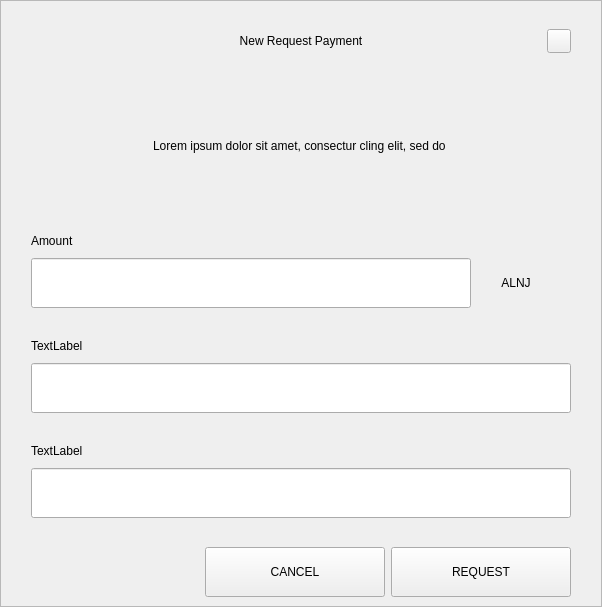
<?xml version="1.0" encoding="UTF-8"?>
<ui version="4.0">
 <class>RequestDialog</class>
 <widget class="QDialog" name="RequestDialog">
  <property name="geometry">
   <rect>
    <x>0</x>
    <y>0</y>
    <width>602</width>
    <height>607</height>
   </rect>
  </property>
  <property name="windowTitle">
   <string>Dialog</string>
  </property>
  <layout class="QVBoxLayout" name="verticalLayout_5">
   <property name="spacing">
    <number>0</number>
   </property>
   <property name="leftMargin">
    <number>0</number>
   </property>
   <property name="topMargin">
    <number>0</number>
   </property>
   <property name="rightMargin">
    <number>0</number>
   </property>
   <property name="bottomMargin">
    <number>0</number>
   </property>
   <item>
    <widget class="QFrame" name="frame">
     <property name="styleSheet">
      <string notr="true"/>
     </property>
     <property name="frameShape">
      <enum>QFrame::StyledPanel</enum>
     </property>
     <property name="frameShadow">
      <enum>QFrame::Raised</enum>
     </property>
     <layout class="QVBoxLayout" name="verticalLayout_4" stretch="1,0,0">
      <property name="spacing">
       <number>0</number>
      </property>
      <property name="leftMargin">
       <number>30</number>
      </property>
      <property name="topMargin">
       <number>20</number>
      </property>
      <property name="rightMargin">
       <number>30</number>
      </property>
      <property name="bottomMargin">
       <number>0</number>
      </property>
      <item>
       <layout class="QHBoxLayout" name="horizontalLayout_3">
        <property name="spacing">
         <number>0</number>
        </property>
        <item>
         <spacer name="horizontalSpacer_21">
          <property name="orientation">
           <enum>Qt::Horizontal</enum>
          </property>
          <property name="sizeHint" stdset="0">
           <size>
            <width>40</width>
            <height>20</height>
           </size>
          </property>
         </spacer>
        </item>
        <item>
         <widget class="QLabel" name="labelTitle">
          <property name="minimumSize">
           <size>
            <width>0</width>
            <height>40</height>
           </size>
          </property>
          <property name="maximumSize">
           <size>
            <width>16777215</width>
            <height>40</height>
           </size>
          </property>
          <property name="styleSheet">
           <string notr="true">padding-left:24px;</string>
          </property>
          <property name="text">
           <string>New Request Payment</string>
          </property>
          <property name="alignment">
           <set>Qt::AlignCenter</set>
          </property>
          <property name="margin">
           <number>7</number>
          </property>
         </widget>
        </item>
        <item>
         <spacer name="horizontalSpacer">
          <property name="orientation">
           <enum>Qt::Horizontal</enum>
          </property>
          <property name="sizeHint" stdset="0">
           <size>
            <width>40</width>
            <height>20</height>
           </size>
          </property>
         </spacer>
        </item>
        <item>
         <widget class="QPushButton" name="btnEsc">
          <property name="minimumSize">
           <size>
            <width>24</width>
            <height>24</height>
           </size>
          </property>
          <property name="maximumSize">
           <size>
            <width>24</width>
            <height>24</height>
           </size>
          </property>
          <property name="focusPolicy">
           <enum>Qt::NoFocus</enum>
          </property>
          <property name="text">
           <string/>
          </property>
         </widget>
        </item>
       </layout>
      </item>
      <item>
       <widget class="QStackedWidget" name="stack">
        <property name="minimumSize">
         <size>
          <width>540</width>
          <height>0</height>
         </size>
        </property>
        <property name="maximumSize">
         <size>
          <width>540</width>
          <height>16777215</height>
         </size>
        </property>
        <property name="currentIndex">
         <number>0</number>
        </property>
        <widget class="QWidget" name="page_1">
         <property name="minimumSize">
          <size>
           <width>540</width>
           <height>0</height>
          </size>
         </property>
         <property name="maximumSize">
          <size>
           <width>540</width>
           <height>16777215</height>
          </size>
         </property>
         <layout class="QVBoxLayout" name="layout1">
          <property name="spacing">
           <number>0</number>
          </property>
          <property name="leftMargin">
           <number>0</number>
          </property>
          <property name="topMargin">
           <number>0</number>
          </property>
          <property name="rightMargin">
           <number>0</number>
          </property>
          <property name="bottomMargin">
           <number>0</number>
          </property>
          <item>
           <spacer name="verticalSpacer_21">
            <property name="orientation">
             <enum>Qt::Vertical</enum>
            </property>
            <property name="sizeType">
             <enum>QSizePolicy::Fixed</enum>
            </property>
            <property name="sizeHint" stdset="0">
             <size>
              <width>20</width>
              <height>30</height>
             </size>
            </property>
           </spacer>
          </item>
          <item alignment="Qt::AlignHCenter">
           <widget class="QLabel" name="labelMessage">
            <property name="minimumSize">
             <size>
              <width>400</width>
              <height>50</height>
             </size>
            </property>
            <property name="text">
             <string>Lorem ipsum dolor sit amet, consectur cling elit, sed do </string>
            </property>
            <property name="alignment">
             <set>Qt::AlignCenter</set>
            </property>
            <property name="wordWrap">
             <bool>true</bool>
            </property>
           </widget>
          </item>
          <item alignment="Qt::AlignBottom">
           <widget class="QWidget" name="containerAmount" native="true">
            <layout class="QVBoxLayout" name="verticalLayout">
             <property name="spacing">
              <number>9</number>
             </property>
             <property name="leftMargin">
              <number>0</number>
             </property>
             <property name="topMargin">
              <number>0</number>
             </property>
             <property name="rightMargin">
              <number>0</number>
             </property>
             <property name="bottomMargin">
              <number>0</number>
             </property>
             <item>
              <widget class="QLabel" name="labelSubtitleAmount">
               <property name="minimumSize">
                <size>
                 <width>350</width>
                 <height>16</height>
                </size>
               </property>
               <property name="maximumSize">
                <size>
                 <width>16777215</width>
                 <height>16</height>
                </size>
               </property>
               <property name="text">
                <string>Amount</string>
               </property>
              </widget>
             </item>
             <item alignment="Qt::AlignTop">
              <widget class="QWidget" name="layoutAmount" native="true">
               <layout class="QHBoxLayout" name="horizontalLayout" stretch="2,0">
                <property name="spacing">
                 <number>0</number>
                </property>
                <property name="leftMargin">
                 <number>0</number>
                </property>
                <property name="topMargin">
                 <number>0</number>
                </property>
                <property name="rightMargin">
                 <number>0</number>
                </property>
                <property name="bottomMargin">
                 <number>0</number>
                </property>
                <item>
                 <widget class="QLineEdit" name="lineEditAmount">
                  <property name="minimumSize">
                   <size>
                    <width>0</width>
                    <height>50</height>
                   </size>
                  </property>
                  <property name="maximumSize">
                   <size>
                    <width>16777215</width>
                    <height>50</height>
                   </size>
                  </property>
                 </widget>
                </item>
                <item>
                 <widget class="QWidget" name="comboContainer" native="true">
                  <property name="minimumSize">
                   <size>
                    <width>100</width>
                    <height>50</height>
                   </size>
                  </property>
                  <property name="maximumSize">
                   <size>
                    <width>16777215</width>
                    <height>50</height>
                   </size>
                  </property>
                  <layout class="QHBoxLayout" name="horizontalLayout_31">
                   <property name="spacing">
                    <number>0</number>
                   </property>
                   <property name="leftMargin">
                    <number>0</number>
                   </property>
                   <property name="topMargin">
                    <number>0</number>
                   </property>
                   <property name="rightMargin">
                    <number>10</number>
                   </property>
                   <property name="bottomMargin">
                    <number>0</number>
                   </property>
                   <item>
                    <widget class="QLabel" name="comboBoxCoin">
                     <property name="text">
                      <string>ALNJ</string>
                     </property>
                     <property name="alignment">
                      <set>Qt::AlignCenter</set>
                     </property>
                    </widget>
                   </item>
                  </layout>
                 </widget>
                </item>
               </layout>
              </widget>
             </item>
            </layout>
           </widget>
          </item>
          <item>
           <spacer name="verticalSpacer_31">
            <property name="orientation">
             <enum>Qt::Vertical</enum>
            </property>
            <property name="sizeType">
             <enum>QSizePolicy::Fixed</enum>
            </property>
            <property name="sizeHint" stdset="0">
             <size>
              <width>20</width>
              <height>30</height>
             </size>
            </property>
           </spacer>
          </item>
          <item>
           <layout class="QVBoxLayout" name="verticalLayoutLabel">
            <property name="spacing">
             <number>9</number>
            </property>
            <item>
             <widget class="QLabel" name="labelSubtitleLabel">
              <property name="minimumSize">
               <size>
                <width>0</width>
                <height>16</height>
               </size>
              </property>
              <property name="maximumSize">
               <size>
                <width>16777215</width>
                <height>16</height>
               </size>
              </property>
              <property name="text">
               <string>TextLabel</string>
              </property>
             </widget>
            </item>
            <item>
             <widget class="QLineEdit" name="lineEditLabel">
              <property name="minimumSize">
               <size>
                <width>0</width>
                <height>50</height>
               </size>
              </property>
              <property name="maximumSize">
               <size>
                <width>16777215</width>
                <height>50</height>
               </size>
              </property>
             </widget>
            </item>
           </layout>
          </item>
          <item>
           <spacer name="verticalSpacer_34">
            <property name="orientation">
             <enum>Qt::Vertical</enum>
            </property>
            <property name="sizeType">
             <enum>QSizePolicy::Fixed</enum>
            </property>
            <property name="sizeHint" stdset="0">
             <size>
              <width>20</width>
              <height>30</height>
             </size>
            </property>
           </spacer>
          </item>
          <item>
           <layout class="QVBoxLayout" name="verticalLayoutDescription">
            <property name="spacing">
             <number>9</number>
            </property>
            <item>
             <widget class="QLabel" name="labelSubtitleDescription">
              <property name="minimumSize">
               <size>
                <width>0</width>
                <height>16</height>
               </size>
              </property>
              <property name="maximumSize">
               <size>
                <width>16777215</width>
                <height>16</height>
               </size>
              </property>
              <property name="text">
               <string>TextLabel</string>
              </property>
             </widget>
            </item>
            <item>
             <widget class="QLineEdit" name="lineEditDescription">
              <property name="minimumSize">
               <size>
                <width>0</width>
                <height>50</height>
               </size>
              </property>
              <property name="maximumSize">
               <size>
                <width>16777215</width>
                <height>50</height>
               </size>
              </property>
             </widget>
            </item>
            <item>
             <spacer name="verticalSpacer_4">
              <property name="orientation">
               <enum>Qt::Vertical</enum>
              </property>
              <property name="sizeType">
               <enum>QSizePolicy::Fixed</enum>
              </property>
              <property name="sizeHint" stdset="0">
               <size>
                <width>20</width>
                <height>20</height>
               </size>
              </property>
             </spacer>
            </item>
           </layout>
          </item>
         </layout>
        </widget>
        <widget class="QWidget" name="page_2">
         <layout class="QVBoxLayout" name="layout2">
          <item>
           <spacer name="verticalSpacer_5">
            <property name="orientation">
             <enum>Qt::Vertical</enum>
            </property>
            <property name="sizeType">
             <enum>QSizePolicy::Fixed</enum>
            </property>
            <property name="sizeHint" stdset="0">
             <size>
              <width>20</width>
              <height>50</height>
             </size>
            </property>
           </spacer>
          </item>
          <item alignment="Qt::AlignHCenter">
           <widget class="QLabel" name="labelQrImg">
            <property name="minimumSize">
             <size>
              <width>260</width>
              <height>260</height>
             </size>
            </property>
            <property name="maximumSize">
             <size>
              <width>260</width>
              <height>260</height>
             </size>
            </property>
            <property name="text">
             <string/>
            </property>
            <property name="alignment">
             <set>Qt::AlignCenter</set>
            </property>
           </widget>
          </item>
          <item>
           <spacer name="verticalSpacer_2">
            <property name="orientation">
             <enum>Qt::Vertical</enum>
            </property>
            <property name="sizeType">
             <enum>QSizePolicy::Fixed</enum>
            </property>
            <property name="sizeHint" stdset="0">
             <size>
              <width>20</width>
              <height>30</height>
             </size>
            </property>
           </spacer>
          </item>
          <item alignment="Qt::AlignHCenter">
           <widget class="QLabel" name="labelAddress">
            <property name="text">
             <string>D7VFR83SQbiezrW72hjcWJtcfip5krte2Z </string>
            </property>
           </widget>
          </item>
          <item>
           <spacer name="verticalSpacer_32">
            <property name="orientation">
             <enum>Qt::Vertical</enum>
            </property>
            <property name="sizeType">
             <enum>QSizePolicy::Expanding</enum>
            </property>
            <property name="sizeHint" stdset="0">
             <size>
              <width>20</width>
              <height>20</height>
             </size>
            </property>
           </spacer>
          </item>
          <item>
           <layout class="QHBoxLayout" name="horizontal">
            <property name="leftMargin">
             <number>20</number>
            </property>
            <property name="rightMargin">
             <number>20</number>
            </property>
            <property name="bottomMargin">
             <number>20</number>
            </property>
            <item>
             <spacer name="horizontalSpacer_4">
              <property name="orientation">
               <enum>Qt::Horizontal</enum>
              </property>
              <property name="sizeHint" stdset="0">
               <size>
                <width>40</width>
                <height>20</height>
               </size>
              </property>
             </spacer>
            </item>
            <item>
             <widget class="QPushButton" name="btnCopyAddress">
              <property name="minimumSize">
               <size>
                <width>180</width>
                <height>50</height>
               </size>
              </property>
              <property name="text">
               <string>COPY ADDRESS</string>
              </property>
             </widget>
            </item>
            <item>
             <widget class="QPushButton" name="btnCopyUrl">
              <property name="minimumSize">
               <size>
                <width>180</width>
                <height>50</height>
               </size>
              </property>
              <property name="text">
               <string>COPY URL</string>
              </property>
             </widget>
            </item>
            <item>
             <spacer name="horizontalSpacer_2">
              <property name="orientation">
               <enum>Qt::Horizontal</enum>
              </property>
              <property name="sizeHint" stdset="0">
               <size>
                <width>40</width>
                <height>20</height>
               </size>
              </property>
             </spacer>
            </item>
           </layout>
          </item>
         </layout>
        </widget>
       </widget>
      </item>
      <item>
       <widget class="QWidget" name="buttonsStack" native="true">
        <layout class="QHBoxLayout" name="horizontalLayout_5">
         <property name="leftMargin">
          <number>20</number>
         </property>
         <property name="rightMargin">
          <number>0</number>
         </property>
         <item>
          <spacer name="horizontalSpacer_41">
           <property name="orientation">
            <enum>Qt::Horizontal</enum>
           </property>
           <property name="sizeHint" stdset="0">
            <size>
             <width>40</width>
             <height>20</height>
            </size>
           </property>
          </spacer>
         </item>
         <item>
          <widget class="QPushButton" name="btnCancel">
           <property name="minimumSize">
            <size>
             <width>180</width>
             <height>50</height>
            </size>
           </property>
           <property name="focusPolicy">
            <enum>Qt::NoFocus</enum>
           </property>
           <property name="text">
            <string>CANCEL</string>
           </property>
          </widget>
         </item>
         <item>
          <widget class="QPushButton" name="btnSave">
           <property name="minimumSize">
            <size>
             <width>180</width>
             <height>50</height>
            </size>
           </property>
           <property name="focusPolicy">
            <enum>Qt::NoFocus</enum>
           </property>
           <property name="text">
            <string>REQUEST</string>
           </property>
          </widget>
         </item>
        </layout>
       </widget>
      </item>
     </layout>
    </widget>
   </item>
  </layout>
 </widget>
 <resources/>
 <connections/>
</ui>
